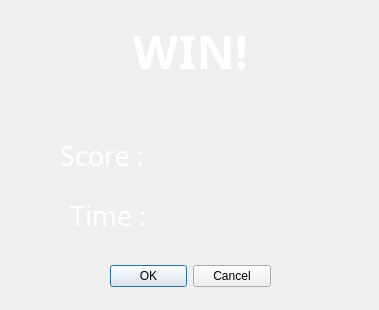
<?xml version="1.0" encoding="UTF-8"?>
<ui version="4.0">
 <class>GameComplete</class>
 <widget class="QDialog" name="GameComplete">
  <property name="geometry">
   <rect>
    <x>0</x>
    <y>0</y>
    <width>379</width>
    <height>310</height>
   </rect>
  </property>
  <property name="windowTitle">
   <string>Dialog</string>
  </property>
  <property name="styleSheet">
   <string notr="true">
</string>
  </property>
  <widget class="QLabel" name="scoreLabel">
   <property name="geometry">
    <rect>
     <x>60</x>
     <y>130</y>
     <width>281</width>
     <height>51</height>
    </rect>
   </property>
   <property name="font">
    <font>
     <family>BM Jua</family>
     <pointsize>20</pointsize>
     <italic>false</italic>
     <fontweight>Medium</fontweight>
    </font>
   </property>
   <property name="styleSheet">
    <string notr="true">font: 500 20pt &quot;BM Jua&quot;;
color: white</string>
   </property>
   <property name="text">
    <string>Score : </string>
   </property>
   <property name="alignment">
    <set>Qt::AlignLeading|Qt::AlignLeft|Qt::AlignVCenter</set>
   </property>
  </widget>
  <widget class="QLabel" name="timeLabel">
   <property name="geometry">
    <rect>
     <x>70</x>
     <y>190</y>
     <width>241</width>
     <height>51</height>
    </rect>
   </property>
   <property name="font">
    <font>
     <family>BM Jua</family>
     <pointsize>20</pointsize>
     <italic>false</italic>
     <fontweight>Medium</fontweight>
    </font>
   </property>
   <property name="styleSheet">
    <string notr="true">font: 500 20pt &quot;BM Jua&quot;;
color: white;</string>
   </property>
   <property name="text">
    <string>Time : </string>
   </property>
   <property name="alignment">
    <set>Qt::AlignLeading|Qt::AlignLeft|Qt::AlignVCenter</set>
   </property>
  </widget>
  <widget class="QLabel" name="winLabel">
   <property name="geometry">
    <rect>
     <x>80</x>
     <y>20</y>
     <width>221</width>
     <height>61</height>
    </rect>
   </property>
   <property name="font">
    <font>
     <family>Mali</family>
     <pointsize>35</pointsize>
     <italic>false</italic>
     <bold>true</bold>
    </font>
   </property>
   <property name="styleSheet">
    <string notr="true">color: white;
font: 700 35pt &quot;Mali&quot;;
</string>
   </property>
   <property name="text">
    <string>WIN!</string>
   </property>
   <property name="alignment">
    <set>Qt::AlignCenter</set>
   </property>
  </widget>
  <widget class="QDialogButtonBox" name="buttonBox">
   <property name="geometry">
    <rect>
     <x>110</x>
     <y>260</y>
     <width>161</width>
     <height>32</height>
    </rect>
   </property>
   <property name="styleSheet">
    <string notr="true">font: 500 13pt &quot;BM Jua&quot;;

</string>
   </property>
   <property name="orientation">
    <enum>Qt::Horizontal</enum>
   </property>
   <property name="standardButtons">
    <set>QDialogButtonBox::Cancel|QDialogButtonBox::Ok</set>
   </property>
  </widget>
  <widget class="QLabel" name="label">
   <property name="geometry">
    <rect>
     <x>-20</x>
     <y>-10</y>
     <width>421</width>
     <height>331</height>
    </rect>
   </property>
   <property name="text">
    <string/>
   </property>
   <property name="pixmap">
    <pixmap resource="icons.qrc">:/image for c++ project/Background/gameComplete.png</pixmap>
   </property>
   <property name="scaledContents">
    <bool>true</bool>
   </property>
  </widget>
  <zorder>label</zorder>
  <zorder>scoreLabel</zorder>
  <zorder>timeLabel</zorder>
  <zorder>winLabel</zorder>
  <zorder>buttonBox</zorder>
 </widget>
 <resources>
  <include location="icons.qrc"/>
 </resources>
 <connections/>
</ui>
